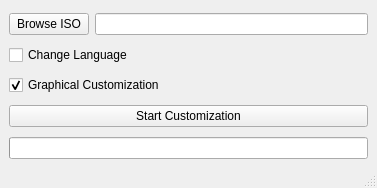
<?xml version="1.0" encoding="UTF-8"?>
<ui version="4.0">
 <class>MainWindow</class>
 <widget class="QMainWindow" name="MainWindow">
  <property name="geometry">
   <rect>
    <x>0</x>
    <y>0</y>
    <width>377</width>
    <height>188</height>
   </rect>
  </property>
  <property name="windowTitle">
   <string>CMCE</string>
  </property>
  <property name="windowOpacity">
   <double>1.000000000000000</double>
  </property>
  <widget class="QWidget" name="centralwidget">
   <property name="sizePolicy">
    <sizepolicy hsizetype="Preferred" vsizetype="Preferred">
     <horstretch>0</horstretch>
     <verstretch>0</verstretch>
    </sizepolicy>
   </property>
   <layout class="QVBoxLayout" name="verticalLayout">
    <property name="bottomMargin">
     <number>0</number>
    </property>
    <item>
     <layout class="QHBoxLayout" name="horizontalLayout">
      <item>
       <widget class="QPushButton" name="browseButton">
        <property name="text">
         <string>Browse ISO</string>
        </property>
       </widget>
      </item>
      <item>
       <widget class="QLineEdit" name="pathEdit"/>
      </item>
     </layout>
    </item>
    <item>
     <widget class="QCheckBox" name="languageCheck">
      <property name="sizePolicy">
       <sizepolicy hsizetype="Minimum" vsizetype="Fixed">
        <horstretch>0</horstretch>
        <verstretch>0</verstretch>
       </sizepolicy>
      </property>
      <property name="text">
       <string>Change Language</string>
      </property>
     </widget>
    </item>
    <item>
     <widget class="QCheckBox" name="graphicalCheck">
      <property name="text">
       <string>Graphical Customization</string>
      </property>
      <property name="checked">
       <bool>true</bool>
      </property>
     </widget>
    </item>
    <item>
     <widget class="QPushButton" name="startButton">
      <property name="text">
       <string>Start Customization</string>
      </property>
     </widget>
    </item>
    <item>
     <widget class="QProgressBar" name="progressBar">
      <property name="maximum">
       <number>100</number>
      </property>
      <property name="value">
       <number>0</number>
      </property>
      <property name="alignment">
       <set>Qt::AlignBottom|Qt::AlignLeading|Qt::AlignLeft</set>
      </property>
      <property name="textVisible">
       <bool>false</bool>
      </property>
      <property name="invertedAppearance">
       <bool>false</bool>
      </property>
      <property name="format">
       <string>%p%</string>
      </property>
     </widget>
    </item>
   </layout>
  </widget>
  <widget class="QMenuBar" name="menubar">
   <property name="geometry">
    <rect>
     <x>0</x>
     <y>0</y>
     <width>377</width>
     <height>20</height>
    </rect>
   </property>
  </widget>
  <widget class="QStatusBar" name="statusbar">
   <property name="enabled">
    <bool>true</bool>
   </property>
   <property name="sizeGripEnabled">
    <bool>true</bool>
   </property>
  </widget>
 </widget>
 <resources/>
 <connections/>
</ui>
